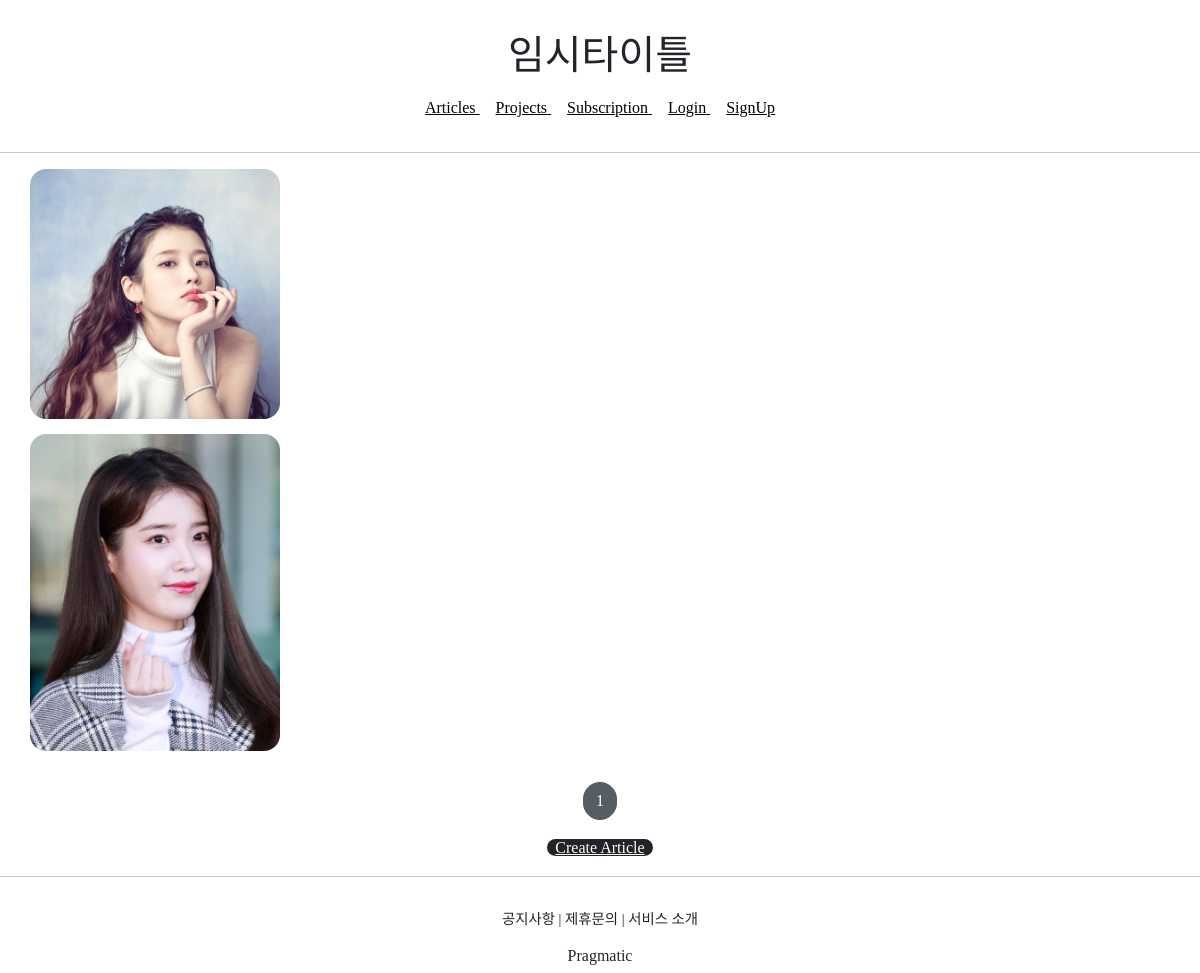
Before: / with the older database file.
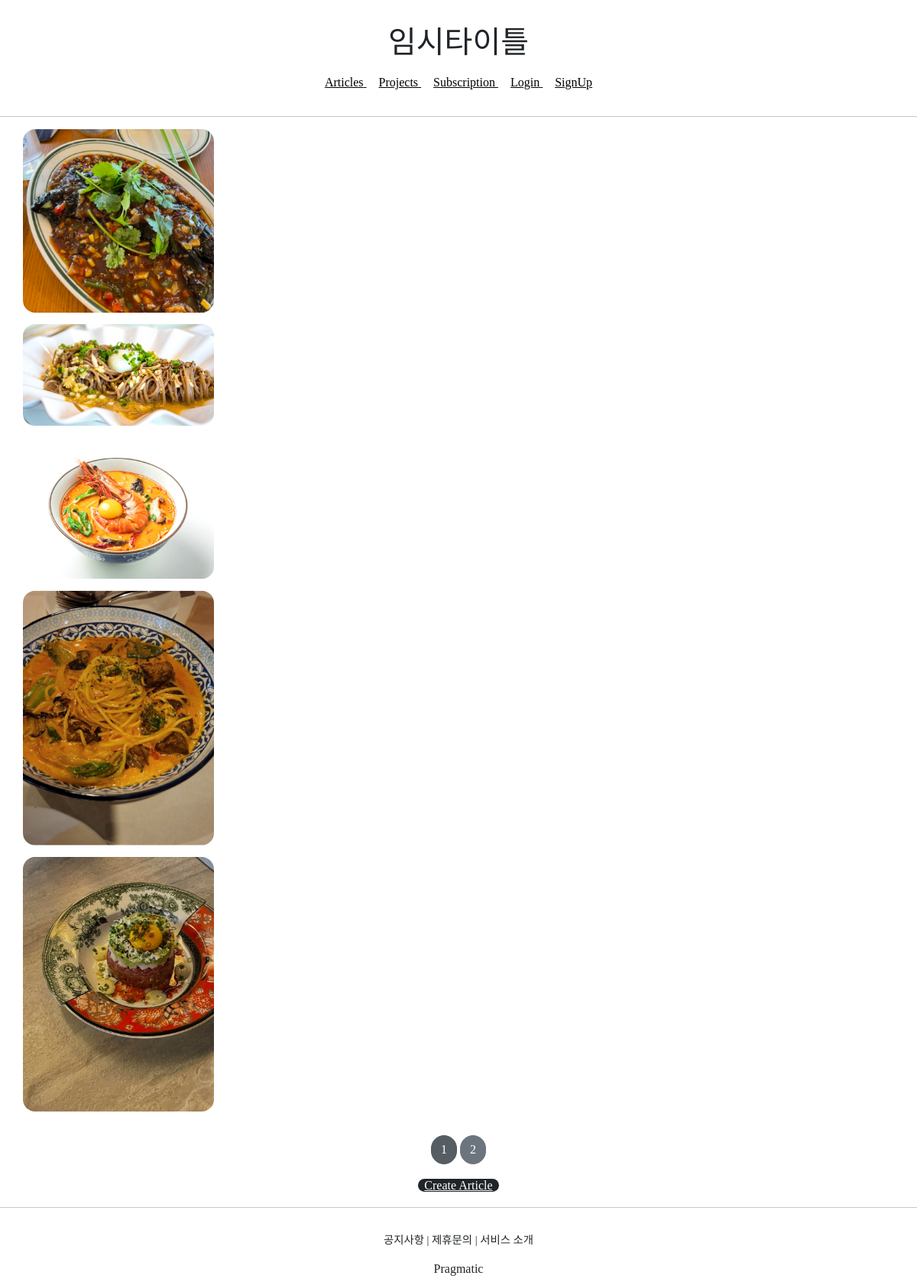
After: the same page with the newer database file.
### articleapp/models.py (models this page shows)
class Article(models.Model):
    writer = models.ForeignKey(User, on_delete=models.SET_NULL, related_name='article',null=True)
    project = models.ForeignKey(Project, on_delete=models.SET_NULL, related_name='article', null=True)
    title = models.CharField(max_length=200, null=True)
    image = models.ImageField(upload_to='article/', null=False)
    content = models.TextField(null=True)
    created_at = models.DateField(auto_now_add=True, null=True)
    like = models.IntegerField(default=0)

### articleapp/views.py (the view)
# urls.py: path('', ArticleListView.as_view(), name='home'),
class ArticleListView(ListView):
    model = Article
    context_object_name = 'article_list'
    template_name = 'articleapp/list.html'
    paginate_by = 5
    def get_queryset(self):
        return Article.objects.all().order_by('-pk')

### articleapp/templates/articleapp/list.html (shortened to what this page needs)
{% extends 'base.html' %}
{% load static %}
{% block content %}
    {% if article_list %}
    <div class="container">
        {% for article in article_list %}
        <a href="{% url 'articleapp:detail' pk=article.pk %}">
            {% include 'snippets/card.html' with article=article %}
        </a>
        {% endfor %}
    </div>
    {% else %}
    <div class="text-center">
        <h1>No Articles YET!</h1>
    </div>
    {% endif %}
    {% include 'snippets/pagenation.html' with page_obj=page_obj %}
    <div style="text-align: center">
        <a href="{% url 'articleapp:create' %}" class="btn-dark rounded-pill col-3 mt-3 mb-3 px-2">
            Create Article
        </a>
    </div>
{% endblock %}

### templates/snippets/card.html
<div>
    <img src="{{ article.image.url }}" alt="">
</div>

Changed rows visible on the page:
no longer on this page (row unchanged): Article: image (picture)
no longer on this page (row unchanged): Article: image (picture)
added Article: image (picture)
added Article: image (picture)
added Article: image (picture)
added Article: image (picture)
added Article: image (picture)
Other visible differences:
{{ page_obj.next_page_number }}: (not shown) → "2"
